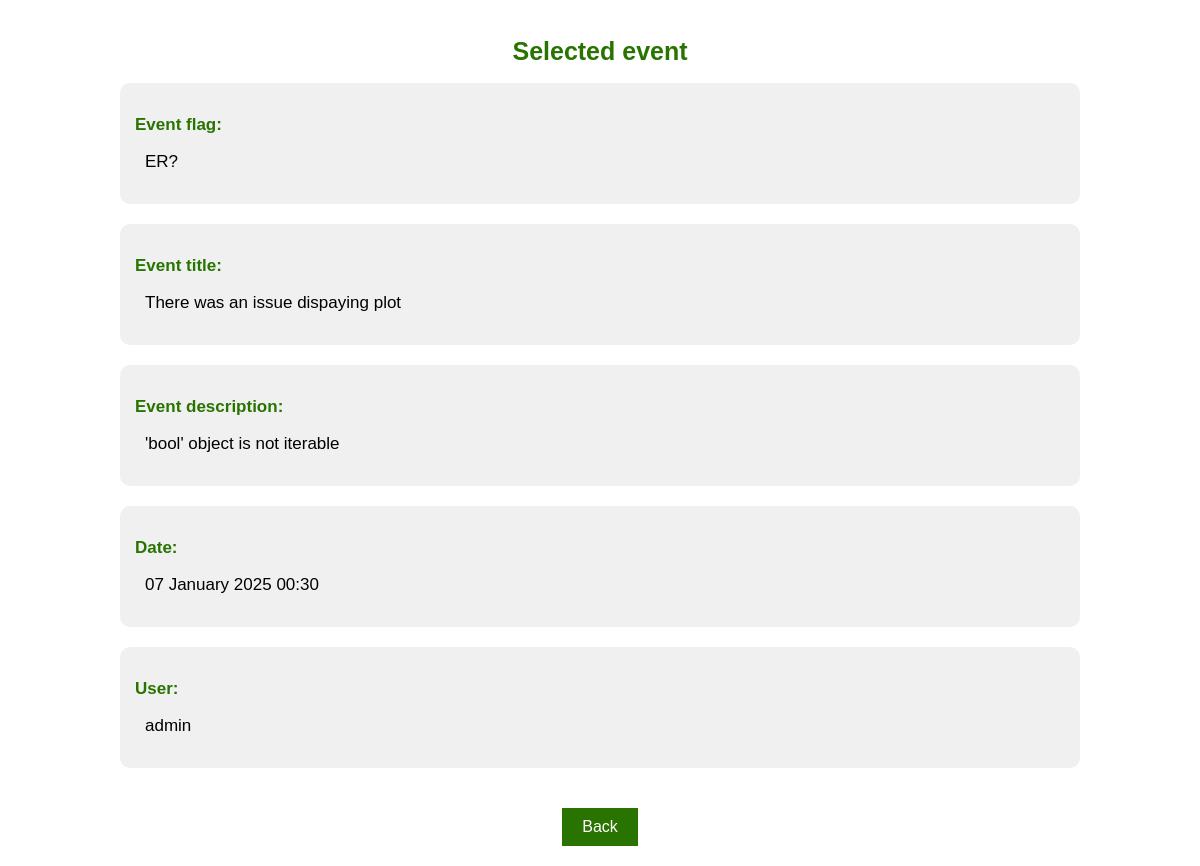
Before: /show/event_5 (signed in) with the older database file.
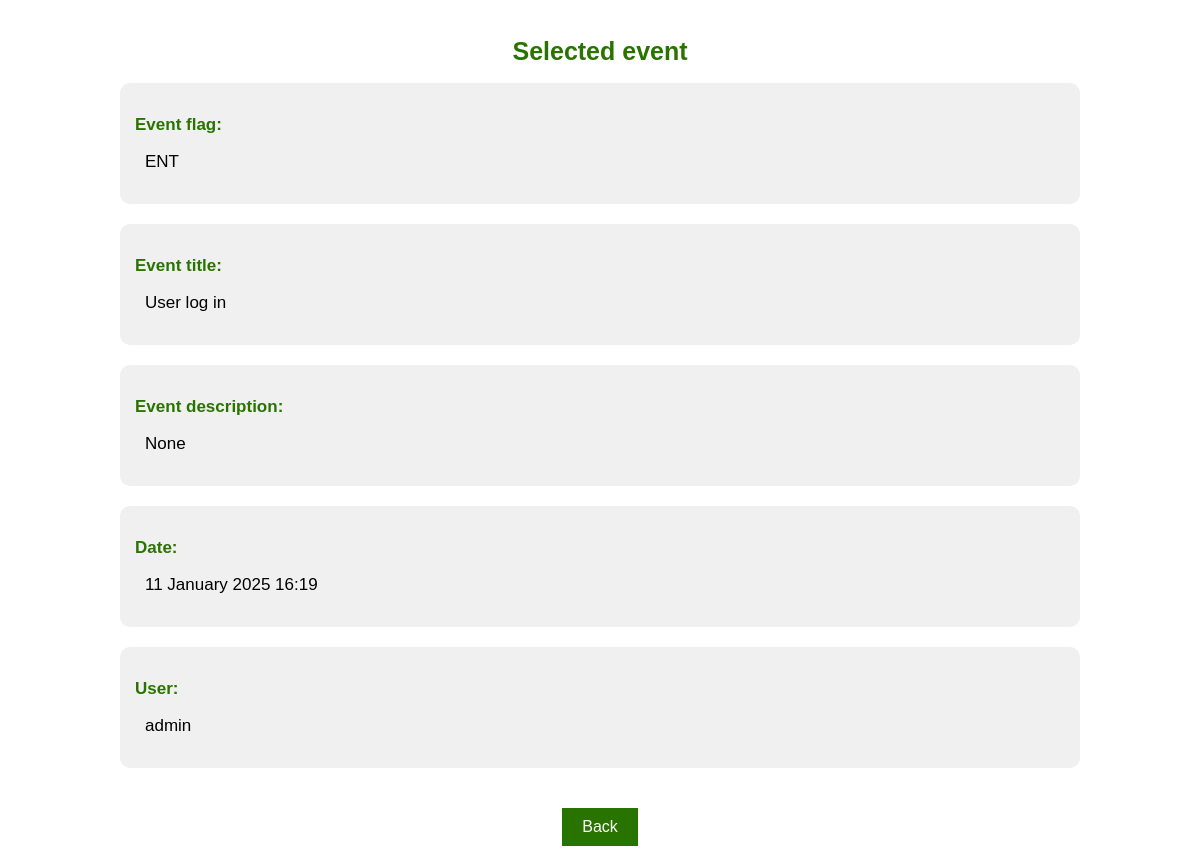
After: the same page with the newer database file.
### app.py (models this page shows)
class History(db.Model):
    id = db.Column(db.Integer, primary_key=True)
    flag = db.Column(db.String(3), db.ForeignKey('flags.name'))
    date = db.Column(db.DateTime, default=datetime.utcnow)
    title = db.Column(db.String(5000), nullable=False)
    description = db.Column(db.String(5000), nullable=True)
    user = db.Column(db.String(50), nullable=False)

### app.py (the view)
@app.route('/show/event_<int:id>')
@login_required
def show_event(id):
    if 1 == current_user.role_id:
        try:
            event_to_show = History.query.get_or_404(id)
            return render_template('show_event.html', event=event_to_show)
        except Exception as e:
            title = 'There was an issue deleting this event'
            log_events(flag='ER?', title=title, description=e)
            return render_template('error_page.html', message=title)
    else:
        title = 'permission to look into history events'
        log_events(flag='ER!', title=f'No {title}', description=None)
        return render_template('error_page.html', message=f'You dont have {title}')

### app.py (called while the page is built)
@login_manager.user_loader
def load_user(user_id):
    return User.query.get(user_id)

### templates/show_event.html (shortened to what this page needs)
{% extends 'base.html' %}
{% block body %}
<div class="container_column">
    <h1 style="color: #297400; font-size: 25px;">Selected event</h1>
    <div class="info_block">
        <p class="info_label">Event flag:</p>
        <p class="info_value">{{event.flag}}</p>
    </div>
    <div class="info_block">
        <p class="info_label">Event title:</p>
        <p class="info_value">{{event.title}}</p>
    </div>
    <div class="info_block">
        <p class="info_label">Event description:</p>
        <p class="info_value">{{event.description}}</p>
    </div>
    <div class="info_block">
        <p class="info_label">Date:</p>
        <p class="info_value">{{event.date.strftime("%d %B %Y %H:%M")}}</p>
    </div>
    <div class="info_block">
        <p class="info_label">User:</p>
        <p class="info_value">{{event.user}}</p>
    </div>
    <div class="button-container">
        <button class="back_button_v2" onclick="window.location='/history'">Back</button>
    </div>
</div>
{% endblock %}

### templates/base.html (shortened to what this page needs)
<!DOCTYPE html>
<html lang="en">
    <head>
        <link rel="stylesheet" href="{{ url_for('static', filename='css/main.css') }}">
    </head>
    <body>
        {% block body %}{% endblock %}
    </body>
</html>

### static/css/main.css (style rules this page uses)
body, html { margin: 0; font-family: sans-serif; background-color: #FFFFFF; }
.container_column { display: flex; flex-direction: column; align-items: center; padding: 20px; margin: auto; max-width: 1000px; width: 90%; box-sizing: border-box; }
.button-container { display: flex; justify-content: center; gap: 20px; width: 100%; margin-top: 20px; }
button { padding: 10px 20px; font-size: 16px; border: none; cursor: pointer; transition: background-color 0.3s; }
button, input[type="submit"] { padding: 15px 40px; font-size: 18px; border: none; cursor: pointer; transition: background-color 0.3s; }
.accept_button, .back_button_v2 { padding: 10px 20px; font-size: 16px; border: none; cursor: pointer; transition: background-color 0.3s; }
.back_button_v2 { background-color: #297400; color: white; }
.info_block { background-color: #f0f0f0; padding: 15px; border-radius: 10px; margin-bottom: 20px; width: 100%; box-sizing: border-box; }
.info_label { color: #297400; font-size: 17px; font-weight: bold; margin-bottom: 5px; }
.info_value { font-size: 17px; margin-left: 10px; }

Changed rows visible on the page:
changed History "admin": flag "ER?" → "ENT"; title "There was an issue dispaying plot" → "User log in"; description "'bool' object is not iterable" → "None"; date "07 January 2025 00:30" → "11 January 2025 16:19"
